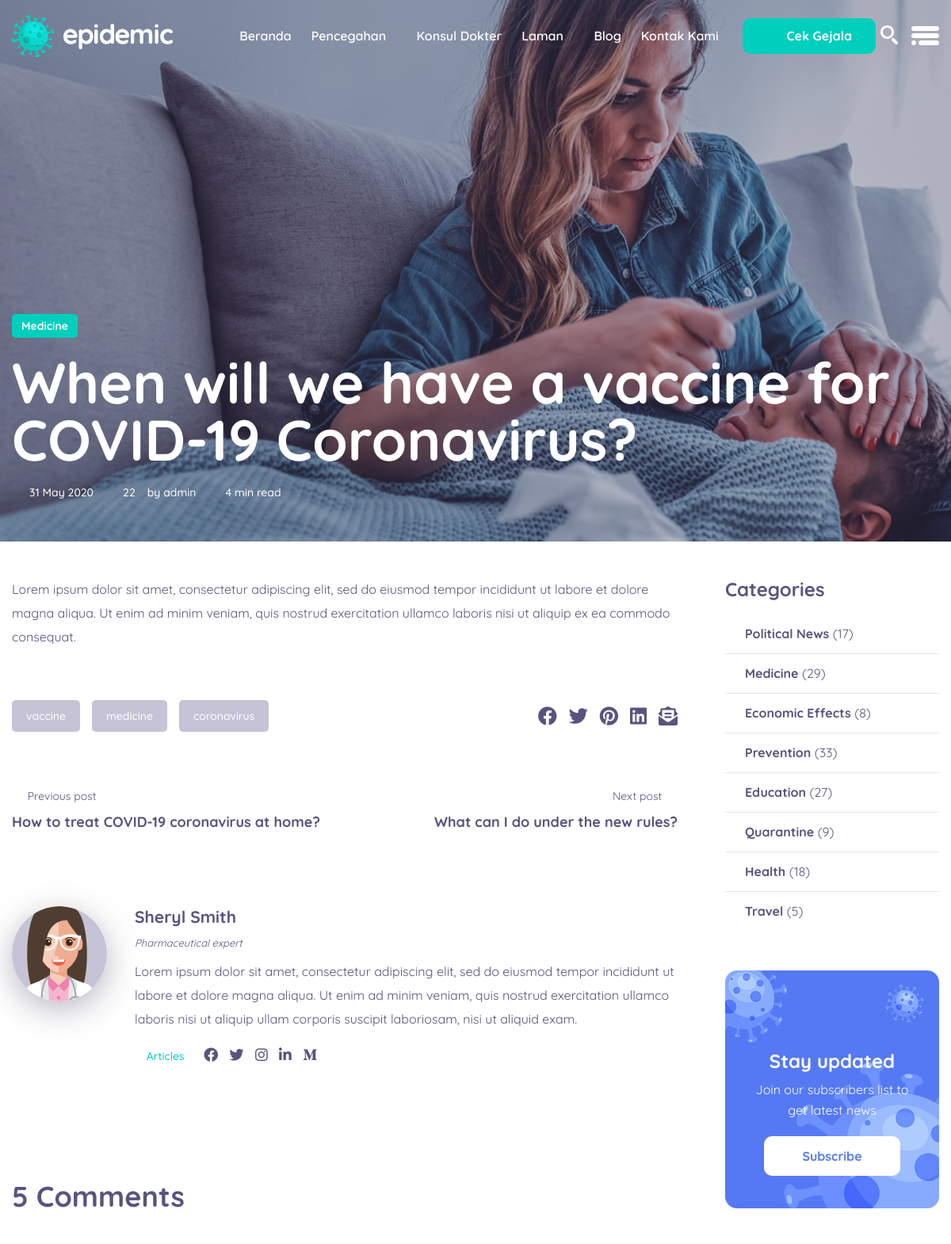
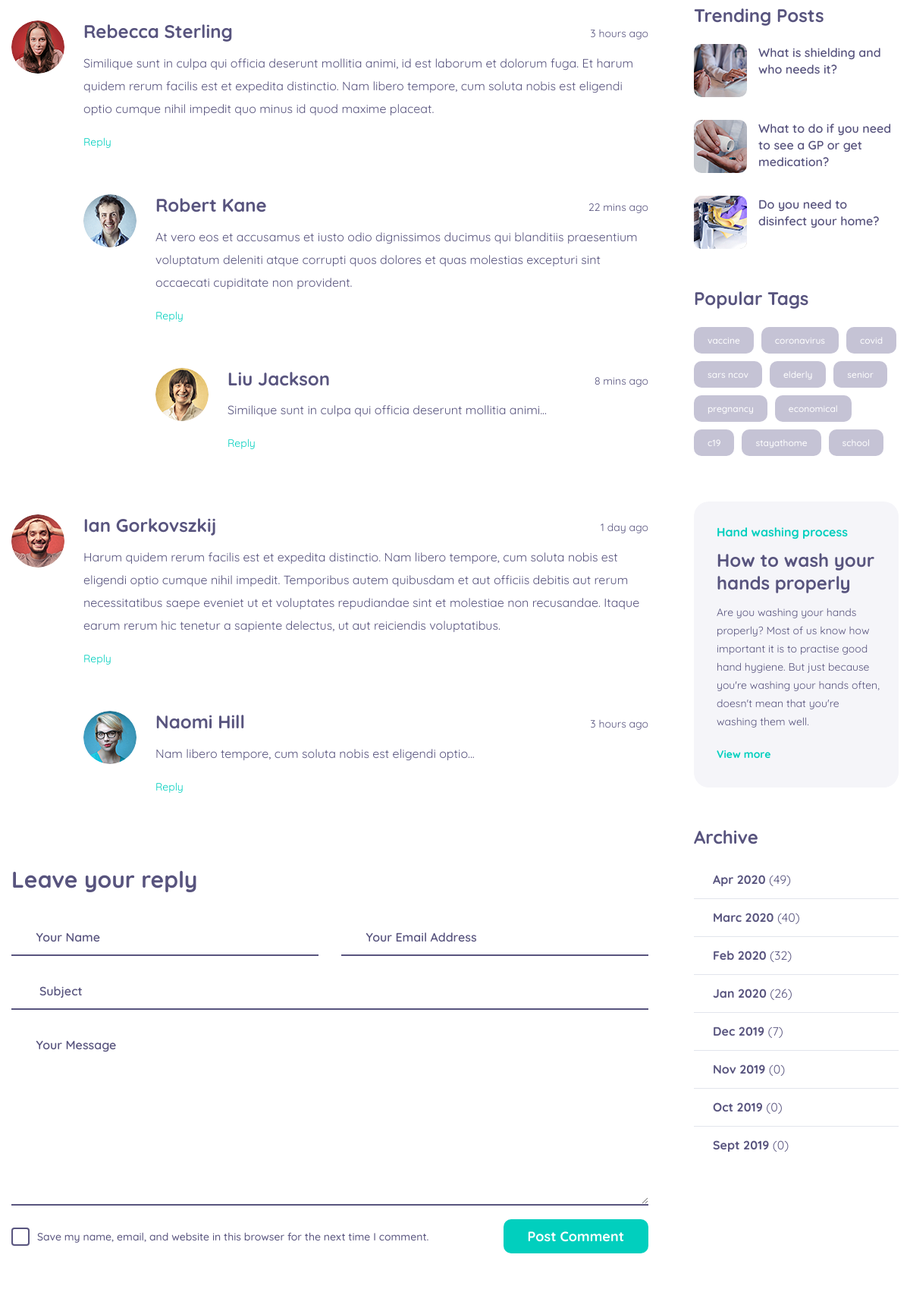
/public/Blog/single_blog/2 (upper part), run on the app's committed database (2 pictures, top to bottom).
### tables this page shows
CREATE TABLE `blogs` (
  `id` int(11) NOT NULL,
  `authId` int(11) NOT NULL,
  `title` varchar(255) NOT NULL,
  `category` varchar(255) NOT NULL,
  `date` date NOT NULL,
  `content` longtext NOT NULL
);

CREATE TABLE `users` (
  `id` int(11) NOT NULL,
  `username` varchar(255) NOT NULL,
  `password` varchar(255) NOT NULL,
  `full_name` varchar(255) NOT NULL,
  `birth_date` date NOT NULL,
  `address` varchar(255) NOT NULL,
  `email` varchar(255) NOT NULL,
  `phone_number` varchar(255) NOT NULL
);

### app/views/Blog/single_blog.php (the view, shortened to what the rows shown need)
<section class="single_blog_img">
    <div class="container">
        <div class="single_blog_text">
            <a class="tag" href="#"><?= $data['blog']['category'] ?></a>
            <h2><?= $data['blog']['title'] ?></h2>
            <ul class="nav">
                <?php
                $date = date('j F Y', strtotime(str_replace("-", "/", $data['blog']['date'])));
                $data['users'] = $this->model('User_model')->getAllUsersNameById($data['blog']['authId']);
                $author_name = $data['users']['full_name'];
                ?>
                <li><a href="#"><i class="linearicons-calendar-full"></i><?= $date ?></a></li>
                <li><a href="#"><i class="linearicons-bubbles"></i>22</a></li>
                <li><a href="#">by <?= $author_name ?></a></li>
                <li></li>
            </ul>
        </div>
    </div>
</section>
<section class="single_blog_area">
    <div class="container">
        <div class="row single_blog_inner">
            <div class="col-lg-9">
                <div class="single_blog_text_inner">
                    <?= $data['blog']['content'] ?>
                    <div class="single_blog_bottom">
                    </div>
                    <div class="post_navigation row">
                        <div class="col-6">
                            <?php
                            $total = count($this->model('Blog_model')->getAllBlogs());
                            if ($data['blog']['id'] != 1) {
                                $data['previous_blog'] = $this->model('Blog_model')->getAllBlogsById($data['blog']['id'] - 1); ?>
                                <a href="<?= BASEURL; ?>/Blog/single_blog/<?=$data['blog']['id']-1?>"><i class="linearicons-arrow-left"></i> Previous post</a>
                                <h4><?= $data['previous_blog']['title'] ?></h4>
                            <?php } ?>
                        </div>
                        <div class="col-6 text-right">
                            <?php
                            if ($data['blog']['id'] != $total) {
                                $data['next_blog'] = $this->model('Blog_model')->getAllBlogsById($data['blog']['id'] + 1); ?>
                                <a href="<?= BASEURL; ?>/Blog/single_blog/<?=$data['blog']['id']+1?>">Next post <i class="linearicons-arrow-right"></i></a>
                                <h4><?= $data['next_blog']['title'] ?></h4>
                            <?php } ?>
                        </div>
                    </div>
                    <div class="post_author">
                    </div>
                    <div class="s_comment_list">
                    </div>
                    <div class="comment_box">
                    </div>
                </div>
            </div>
        </div>
    </div>
</section>

### data on the page
blogs: category "Medicine", title "When will we have a vaccine for COVID-19 Coronavirus?", date "31 May 2020", content "Lorem ipsum dolor sit amet, consectetur adipiscing elit, sed do eiusmod tempor incididunt ut labore et dolore magna aliqua. Ut enim ad minim veniam, quis nostrud exercitation ullamco laboris nisi ut aliquip ex ea commodo consequat."
users: full_name "admin"
blogs: title "How to treat COVID-19 coronavirus at home?"
blogs: title "What can I do under the new rules?"
